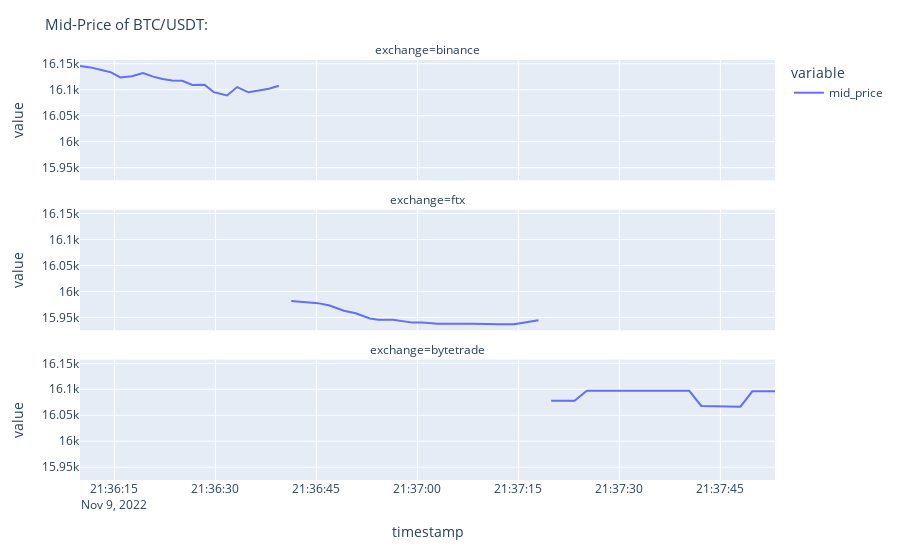

Notebook cell for this chart:
### Code cell
fig = go.Figure(layout_xaxis_range=[0,10])
fig = px.line(p, facet_col="exchange", facet_col_wrap=1)
fig.update_layout(title_text="Mid-Price of " + str(params0[1]) + str(':'),
                title_font_size=15,)
fig.show()

### Figure 1 — Plotly figure (JSON) as saved in the notebook; plotly's stock layout.template omitted (floating-point values rounded to 4 significant figures)
{"data": [{"hovertemplate": "variable=mid_price<br>exchange=binance<br>timestamp=%{x}<br>value=%{y}<extra></extra>", "legendgroup": "mid_price", "line": {"color": "#636efa", "dash": "solid"}, "marker": {"symbol": "circle"}, "mode": "lines", "name": "mid_price", "orientation": "v", "showlegend": true, "type": "scatter", "x": ["2022-11-09T21:36:09.888000", "2022-11-09T21:36:11.431000", "2022-11-09T21:36:13.083000", "2022-11-09T21:36:14.509000", "2022-11-09T21:36:15.872000", "2022-11-09T21:36:17.590000", "2022-11-09T21:36:19.240000", "2022-11-09T21:36:20.746000", "2022-11-09T21:36:22.140000", "2022-11-09T21:36:23.567000", "2022-11-09T21:36:25.084000", "2022-11-09T21:36:26.567000", "2022-11-09T21:36:28.381000", "2022-11-09T21:36:29.746000", "2022-11-09T21:36:31.740000", "2022-11-09T21:36:33.223000", "2022-11-09T21:36:34.908000", "2022-11-09T21:36:36.388000", "2022-11-09T21:36:37.946000", "2022-11-09T21:36:39.421000"], "xaxis": "x3", "y": [16150.0, 16140.0, 16140.0, 16130.0, 16120.0, 16130.0, 16130.0, 16130.0, 16120.0, 16120.0, 16120.0, 16110.0, 16110.0, 16100.0, 16090.0, 16110.0, 16090.0, 16100.0, 16100.0, 16110.0], "yaxis": "y3"}, {"hovertemplate": "variable=mid_price<br>exchange=ftx<br>timestamp=%{x}<br>value=%{y}<extra></extra>", "legendgroup": "mid_price", "line": {"color": "#636efa", "dash": "solid"}, "marker": {"symbol": "circle"}, "mode": "lines", "name": "mid_price", "orientation": "v", "showlegend": false, "type": "scatter", "x": ["2022-11-09T21:36:41.267000", "2022-11-09T21:36:42.585000", "2022-11-09T21:36:43.809000", "2022-11-09T21:36:45.246000", "2022-11-09T21:36:46.958000", "2022-11-09T21:36:49.087000", "2022-11-09T21:36:50.833000", "2022-11-09T21:36:52.953000", "2022-11-09T21:36:54.212000", "2022-11-09T21:36:56.367000", "2022-11-09T21:36:59.287000", "2022-11-09T21:37:00.687000", "2022-11-09T21:37:03.010000", "2022-11-09T21:37:04.446000", "2022-11-09T21:37:06.435000", "2022-11-09T21:37:08.162000", "2022-11-09T21:37:10.288000", "2022-11-09T21:37:12.043000", "2022-11-09T21:37:14.360000", "2022-11-09T21:37:17.967000"], "xaxis": "x2", "y": [15980.0, 15980.0, 15979, 15980.0, 15973, 15963, 15958, 15948, 15950.0, 15950.0, 15940, 15940, 15938, 15940.0, 15938, 15938, 15937, 15937, 15937, 15940.0], "yaxis": "y2"}, {"hovertemplate": "variable=mid_price<br>exchange=bytetrade<br>timestamp=%{x}<br>value=%{y}<extra></extra>", "legendgroup": "mid_price", "line": {"color": "#636efa", "dash": "solid"}, "marker": {"symbol": "circle"}, "mode": "lines", "name": "mid_price", "orientation": "v", "showlegend": false, "type": "scatter", "x": ["2022-11-09T21:37:19.866000", "2022-11-09T21:37:21.738000", "2022-11-09T21:37:23.343000", "2022-11-09T21:37:25.151000", "2022-11-09T21:37:26.940000", "2022-11-09T21:37:28.419000", "2022-11-09T21:37:29.912000", "2022-11-09T21:37:31.681000", "2022-11-09T21:37:33.188000", "2022-11-09T21:37:35.020000", "2022-11-09T21:37:36.785000", "2022-11-09T21:37:38.588000", "2022-11-09T21:37:40.367000", "2022-11-09T21:37:42.163000", "2022-11-09T21:37:44.664000", "2022-11-09T21:37:46.411000", "2022-11-09T21:37:47.973000", "2022-11-09T21:37:49.746000", "2022-11-09T21:37:51.336000", "2022-11-09T21:37:53.109000"], "xaxis": "x", "y": [16078, 16078, 16078, 16100.0, 16100.0, 16100.0, 16100.0, 16100.0, 16100.0, 16100.0, 16100.0, 16100.0, 16100.0, 16070.0, 16070.0, 16070.0, 16070.0, 16100.0, 16100.0, 16100.0], "yaxis": "y"}], "layout": {"annotations": [{"font": {}, "showarrow": false, "text": "exchange=bytetrade", "x": 0.5, "xanchor": "center", "xref": "paper", "y": 0.2867, "yanchor": "bottom", "yref": "paper"}, {"font": {}, "showarrow": false, "text": "exchange=ftx", "x": 0.5, "xanchor": "center", "xref": "paper", "y": 0.6433, "yanchor": "bottom", "yref": "paper"}, {"font": {}, "showarrow": false, "text": "exchange=binance", "x": 0.5, "xanchor": "center", "xref": "paper", "y": 1.0, "yanchor": "bottom", "yref": "paper"}], "legend": {"title": {"text": "variable"}, "tracegroupgap": 0}, "margin": {"t": 60}, "title": {"font": {"size": 15}, "text": "Mid-Price of BTC/USDT:"}, "xaxis": {"anchor": "y", "domain": [0, 1], "title": {"text": "timestamp"}}, "xaxis2": {"anchor": "y2", "domain": [0, 1], "matches": "x", "showticklabels": false}, "xaxis3": {"anchor": "y3", "domain": [0, 1], "matches": "x", "showticklabels": false}, "yaxis": {"anchor": "x", "domain": [0, 0.2867], "title": {"text": "value"}}, "yaxis2": {"anchor": "x2", "domain": [0.3567, 0.6433], "matches": "y", "title": {"text": "value"}}, "yaxis3": {"anchor": "x3", "domain": [0.7133, 1.0], "matches": "y", "title": {"text": "value"}}}}
